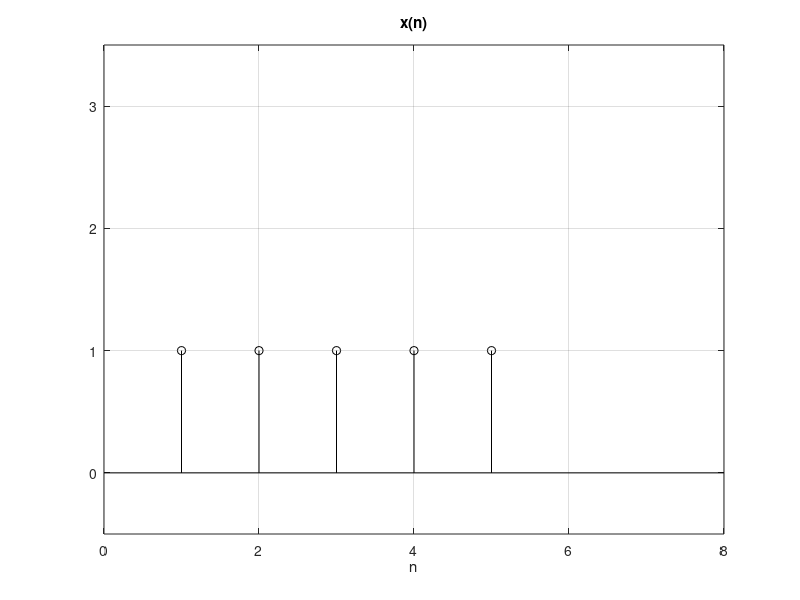
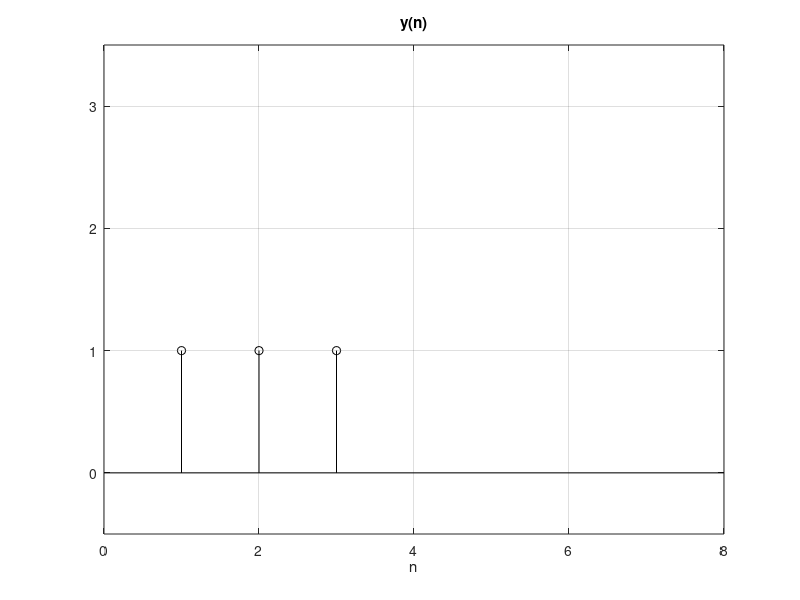
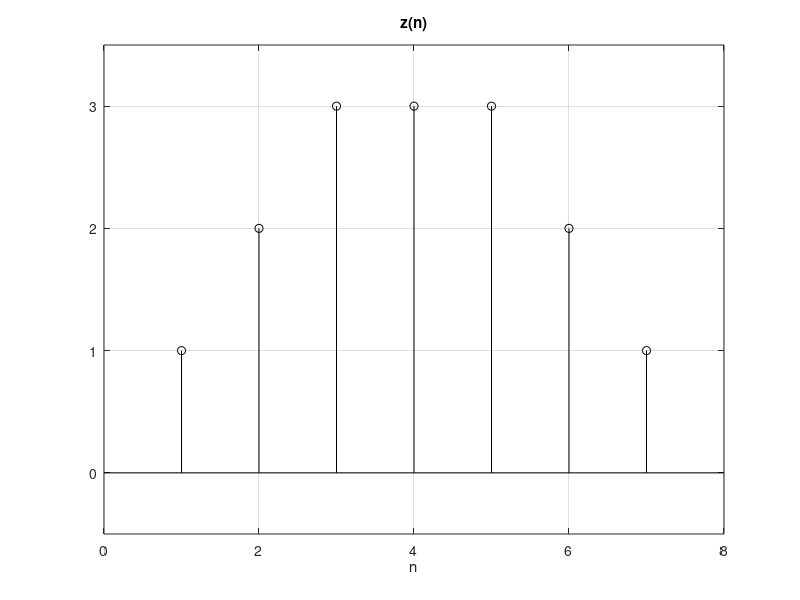

These charts were generated, in order, by the following MATLAB code:
%% Lezione 03 - Esempio 01
clear all;
clc;

%% x(n)
x = ones(1,5);

figure
set(gca,'FontSize',14)
stem(x,'k')
xlabel('n')
title('x(n)')
axis([0 8 -0.5 3.5])
grid on

%% y(n)
y = ones(1,3);

figure
set(gca,'FontSize',14)
stem(y,'k')
xlabel('n')
title('y(n)')
axis([0 8 -0.5 3.5])
grid on

%% z(n) = x(n) * y(n)
z = conv(x,y);

figure
set(gca,'FontSize',14)
stem(z,'k')
xlabel('n')
title('z(n)')
axis([0 8 -0.5 3.5])
grid on

pause;
close
close
close
